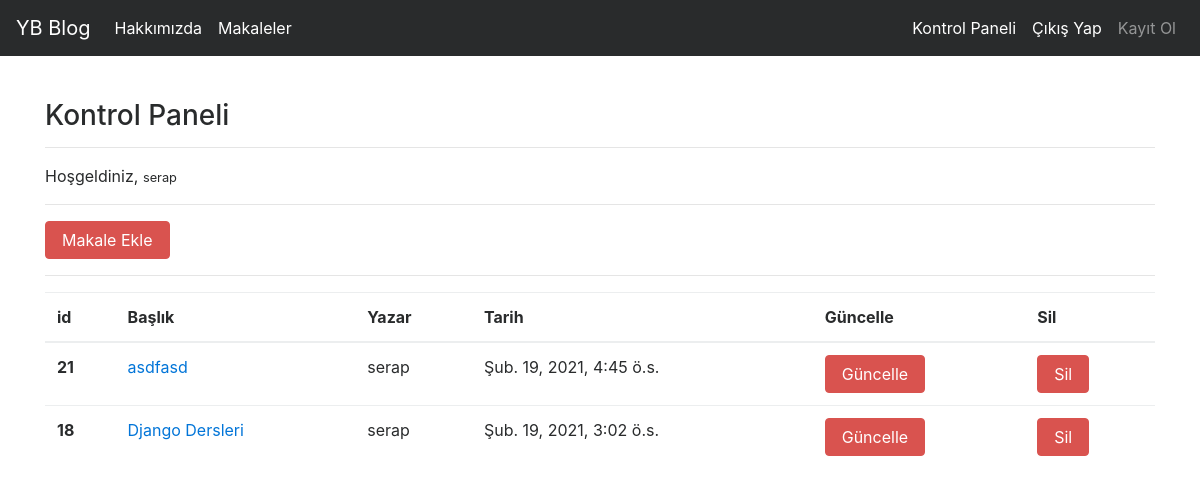
Page /article/dashboard/ (signed in) on the committed database.
### article/models.py (models this page shows, shortened)
class Article(models.Model):
    author = models.ForeignKey("auth.User", on_delete = models.CASCADE, verbose_name = "Yazar")
    title = models.CharField(max_length = 50, verbose_name = "Başlık")
    content = RichTextField()
    created_date = models.DateTimeField(auto_now_add=True, verbose_name="Oluşturulma Tarihi")
    article_image = models.FileField(blank = True, null = True, verbose_name = "Makaleye fotoğraf ekleyin")
    class Meta:
        ordering = ['-created_date']

### article/views.py (the view)
# urls.py: path('dashboard/', views.dashboard, name ="dashboard"),
@login_required(login_url = "user:login")
def dashboard(request):
    articles = Article.objects.filter(author = request.user)
    return render(request, "dashboard.html", {"articles" : articles})

### templates/dashboard.html
{% extends "layout.html" %}
{% block body %}
<h3>Kontrol Paneli</h3>
<hr>
<p>Hoşgeldiniz, <small>{{request.user.username}}</small></p>
<hr>
<a class = "btn btn-danger" href="{% url 'article:addarticle' %}"> Makale Ekle</a>
<hr>
{% if articles %}
<table class="table">
    <thead>
      <tr>
        <th scope="col">id</th>
        <th scope="col">Başlık</th>
        <th scope="col">Yazar</th>
        <th scope="col">Tarih</th>
        <th scope="col">Güncelle</th>
        <th scope="col">Sil</th>
      </tr>
    </thead>
    <tbody>
        {% for article in articles %}
        <tr>
            <th scope="row">{{article.id}}</th>
            <td><a href="{% url 'article:detail' article.id %}">{{article.title}}</a></td>
            <td>{{article.author.username}}</td>
            <td>{{article.created_date}}</td>
            <td><a href="{% url 'article:update' article.id %}" class="btn btn-danger">Güncelle</a></td>
            <td><a href="{% url 'article:delete' article.id %}" class="btn btn-danger">Sil</a></td>
          </tr>
        {% endfor %}
</tbody>
</table>
{% else %}
<div class = "alert alert-danger">
Henüz bir makaleniz bulunmuyor.
</div>
{% endif %}
{% endblock %}

### rows in the picture
Article: id "21", title "asdfasd", author.username "serap", created_date "Şub. 19, 2021, 4:45 ö.s."
Article: id "18", title "Django Dersleri", author.username "serap", created_date "Şub. 19, 2021, 3:02 ö.s."

### other values in the picture
{{ request.user.username }} "serap"
